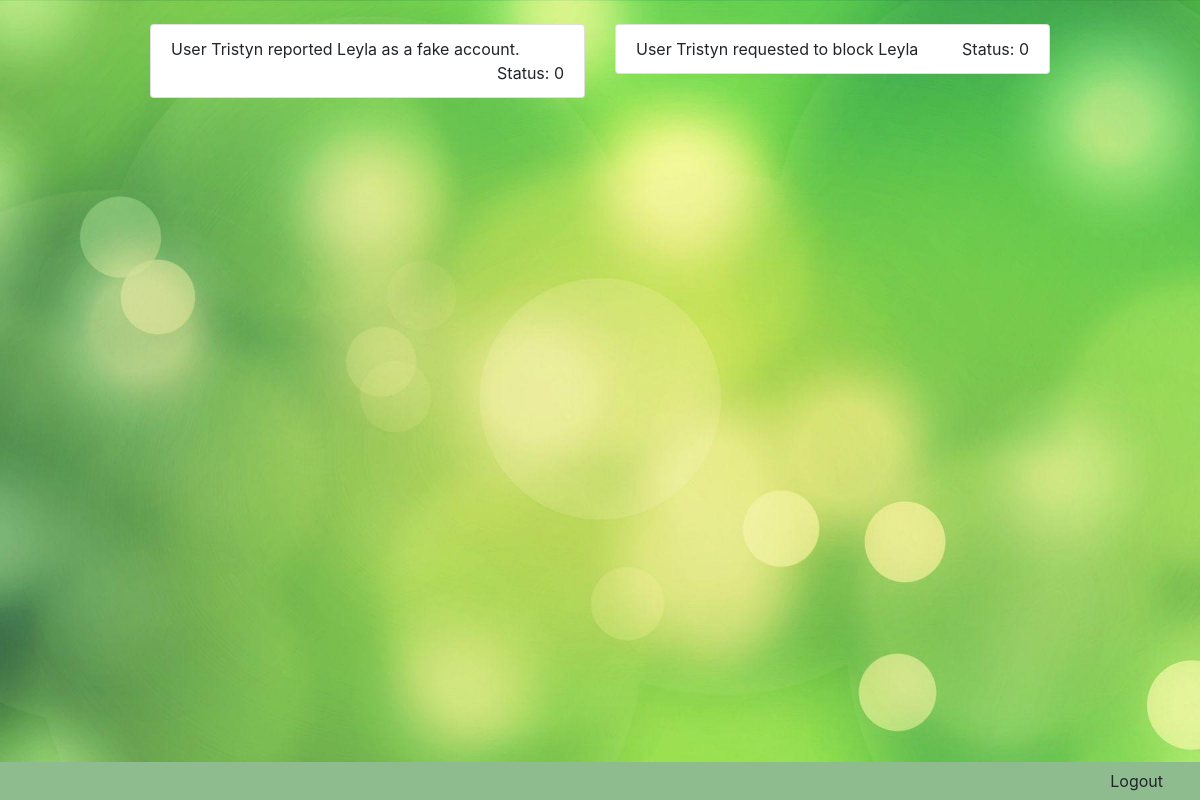
The app's page /admin (signed in), older data.
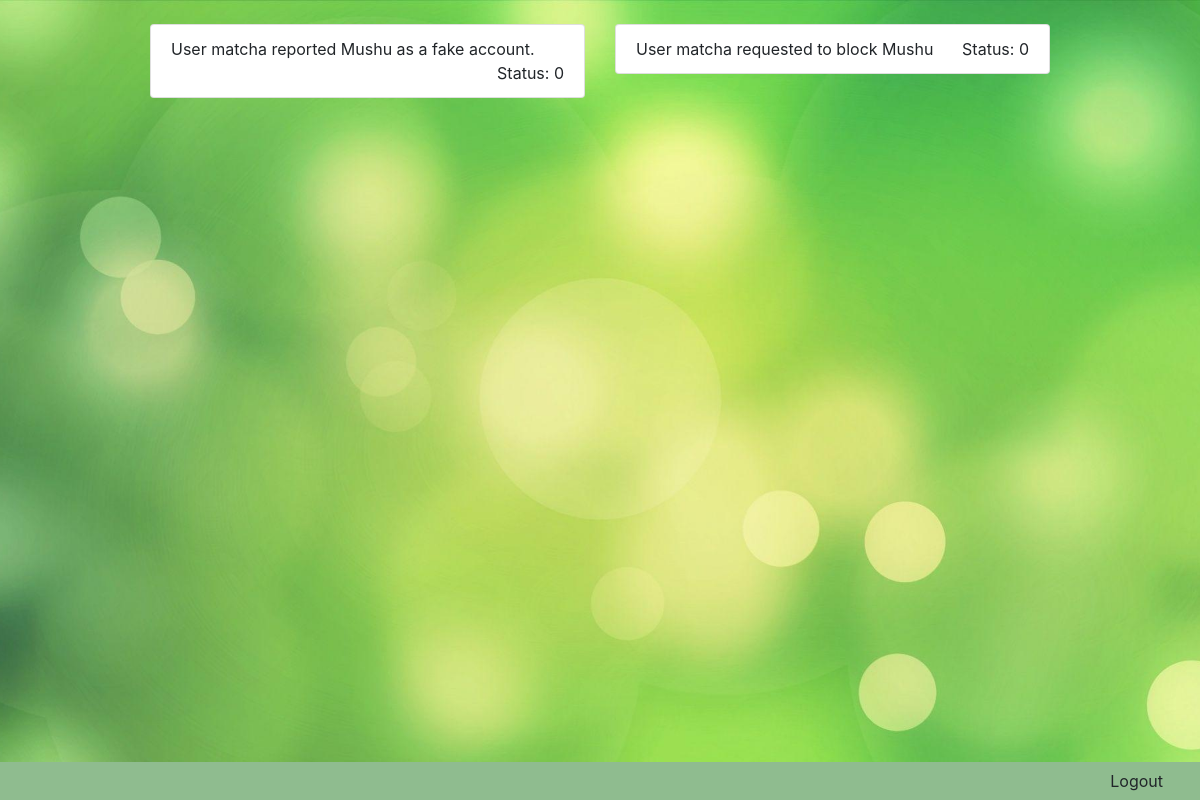
The same page, newer data.
### tables this page shows
CREATE TABLE fake_accounts(
    user_reporting string not null,
    fake_user string not null,
    processed integer default(0)
);

CREATE TABLE blocked_accounts(
    user_blocking string not null,
    blocked_user string not null,
    processed integer default(0)
);

### matcha/views.py (the view)
@app.route('/admin', methods=['GET', 'POST'])
def admin():
    if 'admin' in session:
        if session['admin']:
            block_requests = admin_lib_get_block_requests()
            fake_requests = admin_lib_get_fake_requests()
            return render_template("admin.html", block_requests=block_requests, fake_requests=fake_requests)
    form = AdminForm()
    return render_template("admin_login.html", form=form)

### matcha/__init__.py (called while the page is built)
@app.before_request
def before_request():
    g.db = connect_db()

def connect_db():
    return sqlite3.connect(app.config['DATABASE'])

### matcha/admin_lib/requests.py (called while the page is built)
def admin_lib_get_block_requests():
    block_requests = query_db("SELECT * FROM blocked_accounts")
    return block_requests

def admin_lib_get_fake_requests():
    fake_requests = query_db("SELECT * FROM fake_accounts")
    return fake_requests

### matcha/common_lib/query.py (called while the page is built)
def query_db(query, args=(), commit=False, one=False):
    cur = g.db.execute(query, args)
    if commit:
        g.db.commit()
    else:
        rv = [dict((cur.description[idx][0], value)
                   for idx, value in enumerate(row)) for row in cur.fetchall()]
        return (rv[0] if rv else None) if one else rv

### matcha/templates/admin.html (shortened to what this page needs)
{% extends "base.html" %}
{% block content %}
    <div class="w-75 mt-4 mx-auto">
        <div class="row">
            {% if fake_requests %}
                <div class="col">
                    <ul class="list-group">
                        {% if fake_requests %}
                            {% for fake_request in fake_requests %}
                                    <li class="list-group-item">
                                        User {{ fake_request.user_reporting }} reported {{ fake_request.fake_user }} as a fake account.
                                        <div class="float-right">
                                            Status: {{ fake_request.processed }}
                                        </div>
                                    </li>
                            {% endfor %}
                        {% else %}
                            <li class="list-group-item">
                                No Current Fake Account Reports
                            </li>
                        {% endif %}
                    </ul>
                </div>
            {% endif %}
            {% if block_requests %}
                <div class="col">
                    <ul class="list-group">
                        {% if block_requests %}
                            {% for request in block_requests %}
                                    <li class="list-group-item">
                                        User {{ request.user_blocking }} requested to block {{ request.blocked_user }}
                                        <div class="float-right">
                                            Status: {{ request.processed }}
                                        </div>
                                    </li>
                            {% endfor %}
                        {% else %}
                            <li class="list-group-item">
                                No Current Block Requests
                            </li>
                        {% endif %}
                    </ul>
                </div>
            {% endif %}
        </div>
    </div>
{% endblock %}
{% block footer %}
    <form action="{{ url_for('admin_logout') }}">
        <button type="submit" class=" mr-4 btn">Logout</button>
    </form>
{% endblock %}

### matcha/templates/base.html (shortened to what this page needs)
<!DOCTYPE html>
<html lang="en">
    <head>
        <link rel="stylesheet" href="https://stackpath.bootstrapcdn.com/bootstrap/4.5.0/css/bootstrap.min.css">
        <link rel="stylesheet" type="text/css" href="{{ url_for('static', filename='main.css') }}">
    </head>
    <body class="">
        {% block content %}{% endblock %}
    </body>
    <footer>
        {% block footer %}{% endblock %}
    </footer>
</html>

### matcha/static/main.css (style rules this page uses)
body { background: url('img/Splash.jpg') no-repeat center center fixed; -webkit-background-size: cover; -moz-background-size: cover; background-size: cover; -o-background-size: cover; }
footer { position: fixed; left: 0; bottom: 0; width: 100%; background-color: darkseagreen; color: black; text-align: right; }

Row changes from the older to the newer data that the page shows:
changed fake_accounts: user_reporting "Tristyn" → "matcha"; fake_user "Leyla" → "Mushu"
changed blocked_accounts: user_blocking "Tristyn" → "matcha"; blocked_user "Leyla" → "Mushu"
